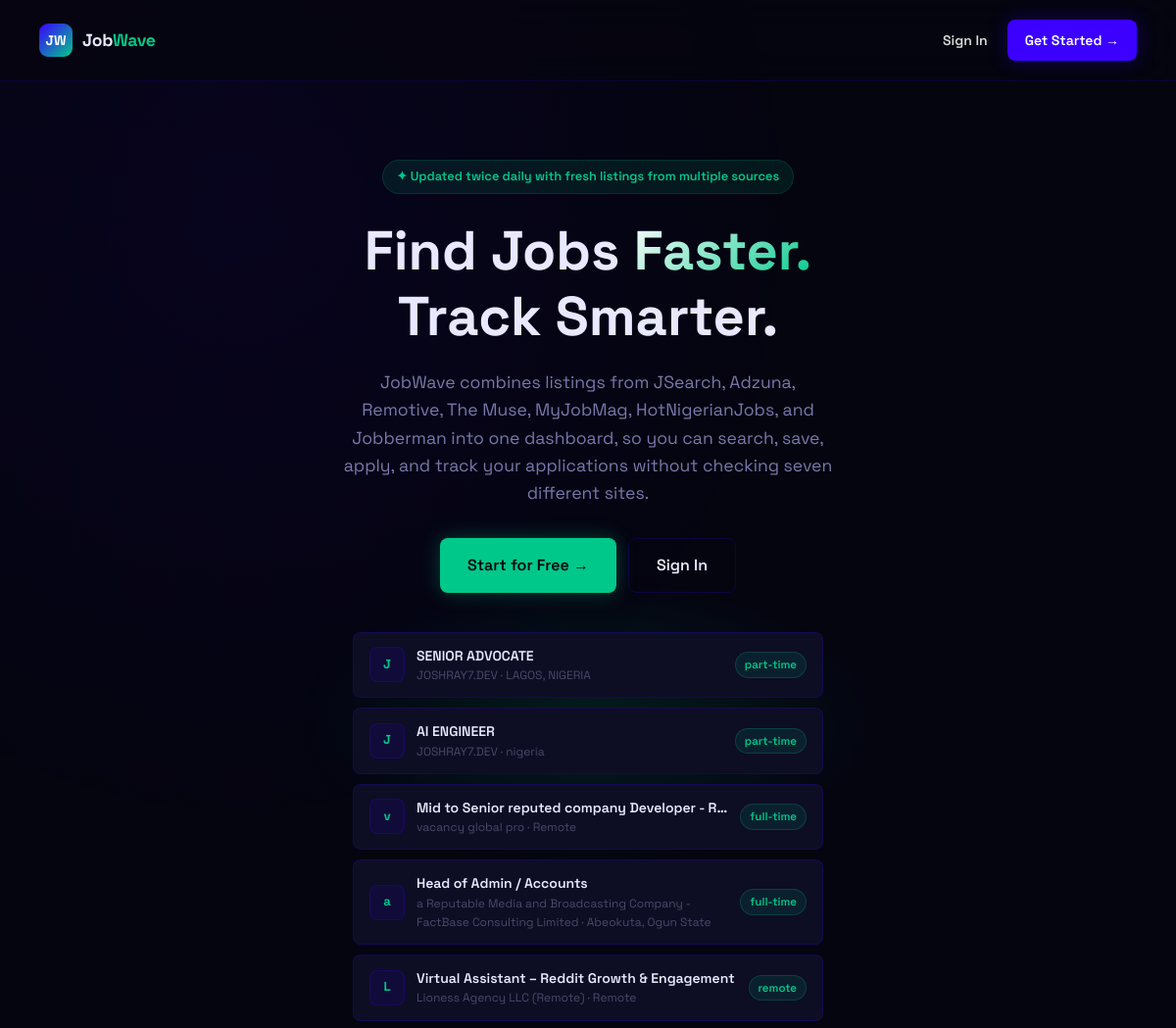
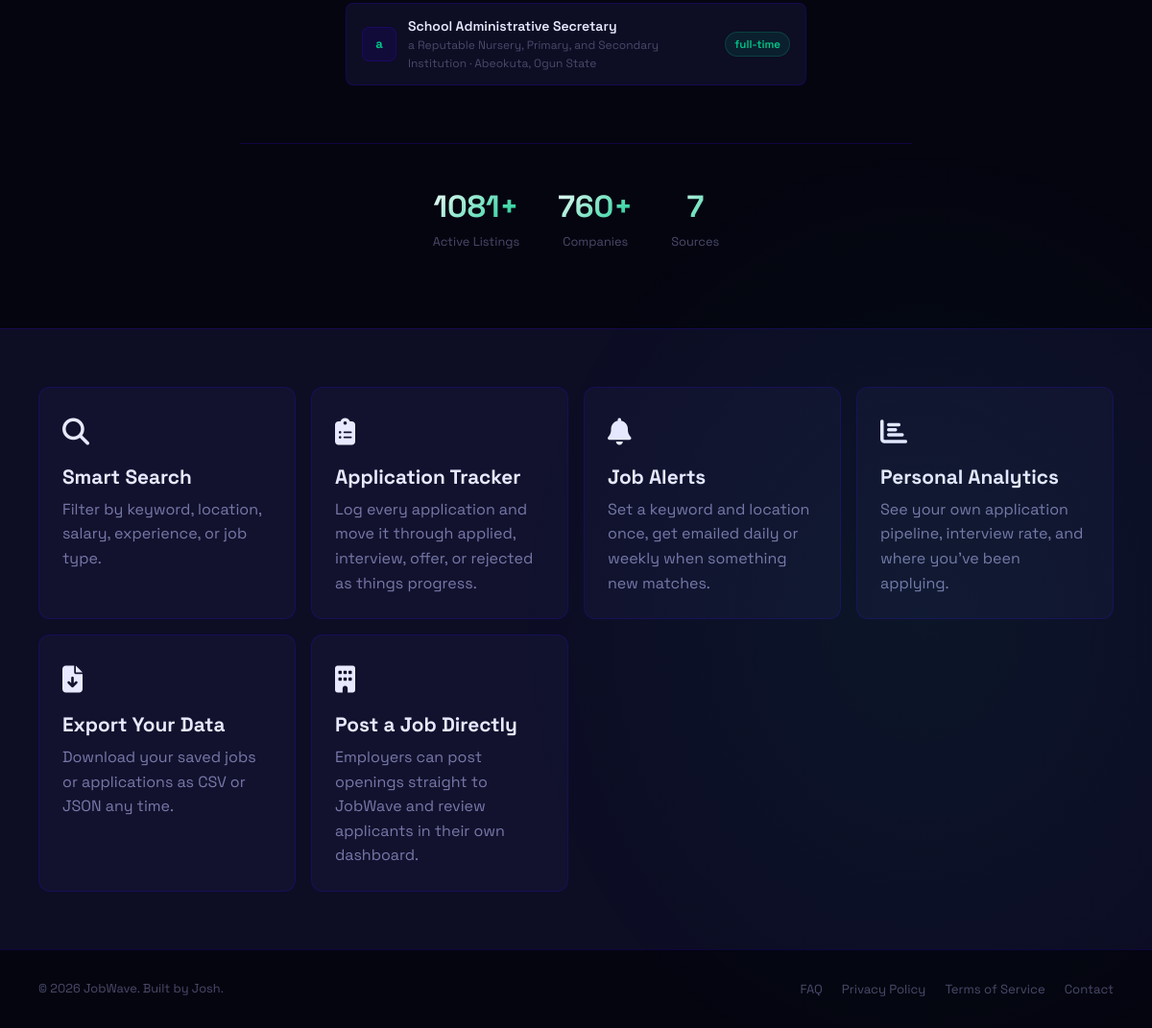
The page / on the database its author committed (2 pictures, top to bottom).
### app.py (models this page shows, shortened)
class Job(db.Model):
    id = db.Column(db.Integer, primary_key=True)
    title = db.Column(db.String(500), nullable=False)
    company = db.Column(db.String(300), nullable=False)
    location = db.Column(db.String(200))
    job_type = db.Column(db.String(50))          # full-time | part-time | remote | contract
    experience = db.Column(db.String(50))         # entry | mid | senior
    salary_min = db.Column(db.Integer)
    salary_max = db.Column(db.Integer)
    description = db.Column(db.Text)
    requirements = db.Column(db.Text)
    source = db.Column(db.String(100))
    source_url = db.Column(db.String(500))
    source_id = db.Column(db.String(200), unique=True)  # duplicate detection
    tags = db.Column(db.String(500))
    is_active = db.Column(db.Boolean, default=True)
    scraped_at = db.Column(db.DateTime, default=datetime.utcnow)
    posted_at = db.Column(db.DateTime)
    views = db.Column(db.Integer, default=0)
    posted_to_whatsapp = db.Column(db.Boolean, default=False)
    posted_by_user_id = db.Column(db.Integer, db.ForeignKey('user.id'), nullable=True)
    approval_status = db.Column(db.String(20), default='approved')  # pending | approved | rejected
    rejection_reason = db.Column(db.String(500))

### app.py (the view)
@app.route('/')
def index():
    if current_user.is_authenticated:
        return redirect(url_for('dashboard'))
    stats = {
        'total_jobs': Job.query.filter_by(is_active=True).count(),
        'companies': db.session.query(Job.company).distinct().count(),
        'sources': db.session.query(Job.source).distinct().count(),
    }
    recent = Job.query.filter_by(is_active=True).order_by(Job.scraped_at.desc()).limit(6).all()
    return render_template('index.html', stats=stats, recent=recent)

### app.py (called while the page is built, shortened)
@app.before_request
def enforce_onboarding():
    if not current_user.is_authenticated:
        return

### templates/index.html (shortened to what this page needs)
{% extends 'base.html' %}
{% block public_content %}
<link rel="stylesheet" href="https://cdnjs.cloudflare.com/ajax/libs/font-awesome/6.5.0/css/all.min.css">
<div class="landing">
  <nav class="landing-nav">
    <div style="display:flex;align-items:center;gap:10px;">
      <div class="logo-mark">JW</div>
      <div class="logo-text">
        Job<span>Wave</span>
      </div>
    </div>
    <div style="display:flex;gap:8px;">
      <a href="{{ url_for('login') }}" class="btn btn-ghost">
        Sign In
      </a>
      <a href="{{ url_for('register') }}" class="btn btn-primary">
        Get Started →
      </a>
    </div>
  </nav>
  <section class="hero">
    <div class="hero-content">
      <div class="hero-eyebrow">
        ✦ Updated twice daily with fresh listings from multiple sources
      </div>
      <h1>
        Find Jobs
        <span class="gradient-text">Faster.</span>
        <br>
        Track Smarter.
      </h1>
      <p>
        JobWave combines listings from JSearch, Adzuna, Remotive, The Muse, MyJobMag, HotNigerianJobs, and Jobberman into one dashboard,
        so you can search, save, apply, and track your applications without checking seven different sites.
      </p>
      <div class="hero-actions">
        <a href="{{ url_for('register') }}" class="btn btn-mint btn-lg">
          Start for Free →
        </a>
        <a href="{{ url_for('login') }}" class="btn btn-outline btn-lg">
          Sign In
        </a>
      </div>
      <div class="hero-job-list">
        {% for job in recent %}
        <div class="hero-job-item">
          <div class="hero-job-logo">
            {{ job.company[0] }}
          </div>
          <div style="flex:1;min-width:0;">
            <div style="
              font-weight:600;
              font-size:0.875rem;
              white-space:nowrap;
              overflow:hidden;
              text-overflow:ellipsis;
            ">
              {{ job.title }}
            </div>
            <div style="
              font-size:0.75rem;
              color:var(--text-muted);
            ">
              {{ job.company }} · {{ job.location }}
            </div>
          </div>
          <span class="badge badge-mint" style="flex-shrink:0;">
            {{ job.job_type or 'full-time' }}
          </span>
        </div>
        {% endfor %}
      </div>
      <div class="hero-stats">
        <div>
          <div class="hero-stat-value gradient-text">
            {{ stats.total_jobs }}+
          </div>
          <div class="hero-stat-label">
            Active Listings
          </div>
        </div>
        <div>
          <div class="hero-stat-value gradient-text">
            {{ stats.companies }}+
          </div>
          <div class="hero-stat-label">
            Companies
          </div>
        </div>
        <div>
          <div class="hero-stat-value gradient-text">
            {{ stats.sources }}
          </div>
          <div class="hero-stat-label">
            Sources
          </div>
        </div>
      </div>
    </div>
  </section>
  <section class="feature-grid">
    <div class="feature-card">
      <div class="feature-icon"><i class="fa-solid fa-magnifying-glass"></i></div>
      <h3>Smart Search</h3>
      <p>
        Filter by keyword, location, salary, experience, or job type.
      </p>
    </div>
    <div class="feature-card">
      <div class="feature-icon"><i class="fa-solid fa-clipboard-list"></i></div>
      <h3>Application Tracker</h3>
      <p>
        Log every application and move it through applied, interview, offer, or rejected as things progress.
      </p>
    </div>
    <div class="feature-card">
      <div class="feature-icon"><i class="fa-solid fa-bell"></i></div>
      <h3>Job Alerts</h3>
      <p>
        Set a keyword and location once, get emailed daily or weekly when something new matches.
      </p>
    </div>
    <div class="feature-card">
      <div class="feature-icon"><i class="fa-solid fa-chart-bar"></i></div>
      <h3>Personal Analytics</h3>
      <p>
        See your own application pipeline, interview rate, and where you've been applying.
      </p>
    </div>
    <div class="feature-card">
      <div class="feature-icon"><i class="fa-solid fa-file-arrow-down"></i></div>
      <h3>Export Your Data</h3>
      <p>
        Download your saved jobs or applications as CSV or JSON any time.
      </p>
    </div>
    <div class="feature-card">
      <div class="feature-icon"><i class="fa-solid fa-building"></i></div>
      <h3>Post a Job Directly</h3>
      <p>
        Employers can post openings straight to JobWave and review applicants in their own dashboard.
      </p>
    </div>
  </section>
<div style="padding:30px 40px;border-top:1px solid var(--border);display:flex;justify-content:space-between;align-items:center;flex-wrap:wrap;gap:12px;">
  <div style="color:var(--text-muted);font-size:0.8rem;">© 2026 JobWave. Built by Josh.</div>
  <div style="display:flex;gap:20px;">
    <a href="{{ url_for('faq') }}" style="color:var(--text-muted);font-size:0.82rem;">FAQ</a>
    <a href="{{ url_for('privacy') }}" style="color:var(--text-muted);font-size:0.82rem;">Privacy Policy</a>
    <a href="{{ url_for('terms') }}" style="color:var(--text-muted);font-size:0.82rem;">Terms of Service</a>
    <a href="{{ url_for('contact') }}" style="color:var(--text-muted);font-size:0.82rem;">Contact</a>
  </div>
</div>
</div>
{% endblock %}

### rows shown on the page
Job: company "J", title "SENIOR ADVOCATE", company "JOSHRAY7.DEV", location "LAGOS, NIGERIA", job_type "part-time"
Job: company "J", title "AI ENGINEER", company "JOSHRAY7.DEV", location "nigeria", job_type "part-time"
Job: company "v", title "Mid to Senior reputed company Developer - R…", company "vacancy global pro", location "Remote", job_type "full-time"
Job: company "a", title "Head of Admin / Accounts", company "a Reputable Media and Broadcasting Company - FactBase Consulting Limited", location "Abeokuta, Ogun State", job_type "full-time"
Job: company "L", title "Virtual Assistant – Reddit Growth & Engagement", company "Lioness Agency LLC (Remote)", location "Remote", job_type "remote"
Job: company "a", title "School Administrative Secretary", company "a Reputable Nursery, Primary, and Secondary Institution", location "Abeokuta, Ogun State", job_type "full-time"

### other values the page prints
{{ stats.total_jobs }} "1081"
{{ stats.companies }} "760"
{{ stats.sources }} "7"
